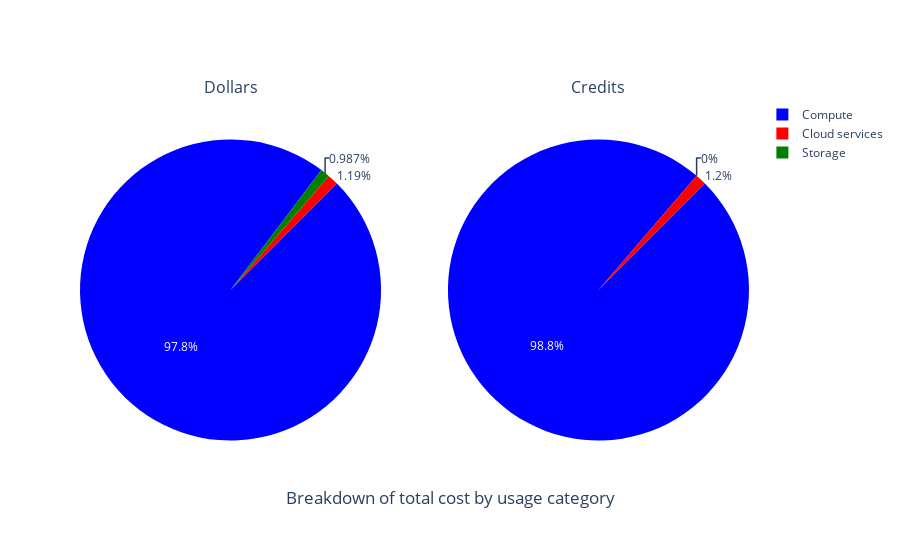

Notebook cell for this chart:
### Code cell
fig = make_subplots(
    rows=1, cols=2,
    specs=[[{"type": "pie"},{"type": "pie"}]],
    subplot_titles=("Dollars", "Credits")
)

fig.add_trace(go.Pie(labels=df_by_usage_category['category_name'].tolist(), values=df_by_usage_category['dollars'].tolist(),name="Dollars", rotation=45,marker_colors=color_scheme),row=1,col=1)
fig.add_trace(go.Pie(labels=df_by_usage_category['category_name'].tolist(), values=df_by_usage_category['credits'].tolist(),name='Credits', rotation=45,marker_colors=color_scheme),row=1,col=2)

fig.update_layout(
    title={
        'text': "Breakdown of total cost by usage category",
        'y':0.1,
        'x':0.5,
        'xanchor': 'center',
        'yanchor': 'bottom'})
fig.show()

### Figure 1 — Plotly figure (JSON) as saved in the notebook; plotly's stock layout.template omitted (floating-point values rounded to 4 significant figures)
{"data": [{"domain": {"x": [0, 0.45], "y": [0, 1]}, "labels": ["Cloud services", "Compute", "Storage"], "marker": {"colors": ["red", "blue", "green", "orange", "purple", "brown", "pink", "gray", "olive", "cyan", "darkviolet", "goldenrod", "darkgreen", "chocolate", "lawngreen"]}, "name": "Dollars", "rotation": 45, "type": "pie", "values": [92.34, 7598.0, 76.66]}, {"domain": {"x": [0.55, 1], "y": [0, 1]}, "labels": ["Cloud services", "Compute", "Storage"], "marker": {"colors": ["red", "blue", "green", "orange", "purple", "brown", "pink", "gray", "olive", "cyan", "darkviolet", "goldenrod", "darkgreen", "chocolate", "lawngreen"]}, "name": "Credits", "rotation": 45, "type": "pie", "values": [46, 3799.0, 0]}], "layout": {"annotations": [{"font": {"size": 16}, "showarrow": false, "text": "Dollars", "x": 0.225, "xanchor": "center", "xref": "paper", "y": 1, "yanchor": "bottom", "yref": "paper"}, {"font": {"size": 16}, "showarrow": false, "text": "Credits", "x": 0.775, "xanchor": "center", "xref": "paper", "y": 1, "yanchor": "bottom", "yref": "paper"}], "title": {"text": "Breakdown of total cost by usage category", "x": 0.5, "xanchor": "center", "y": 0.1, "yanchor": "bottom"}}}
